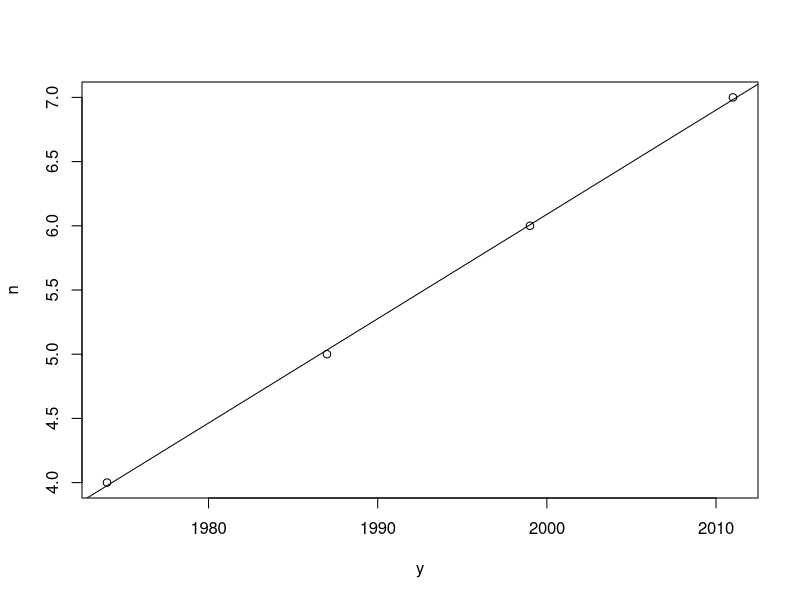
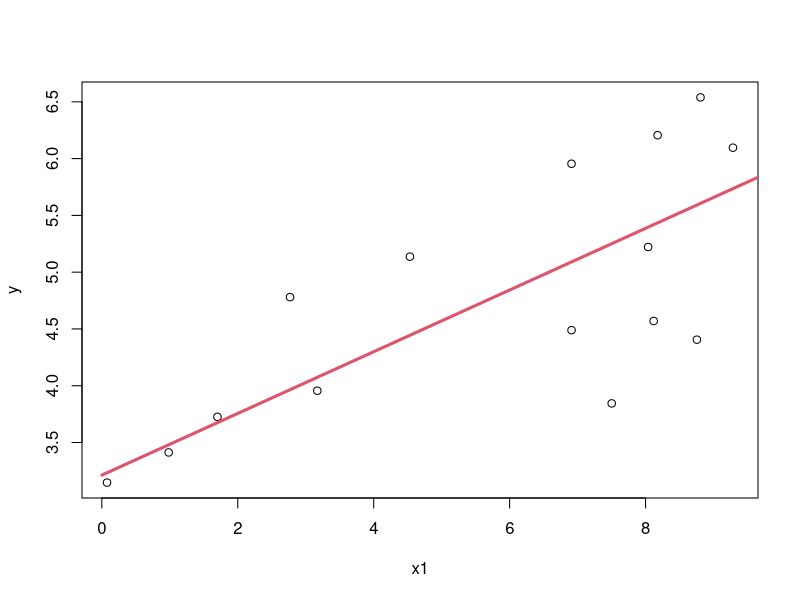
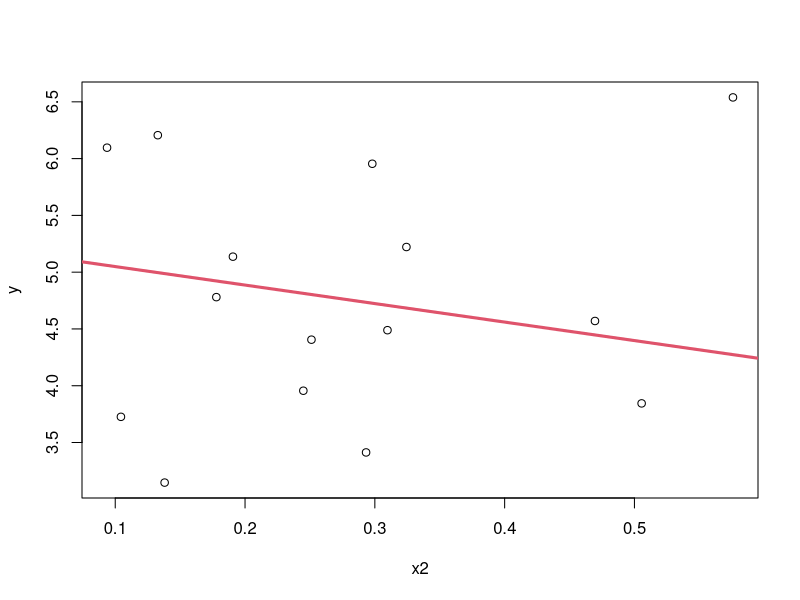
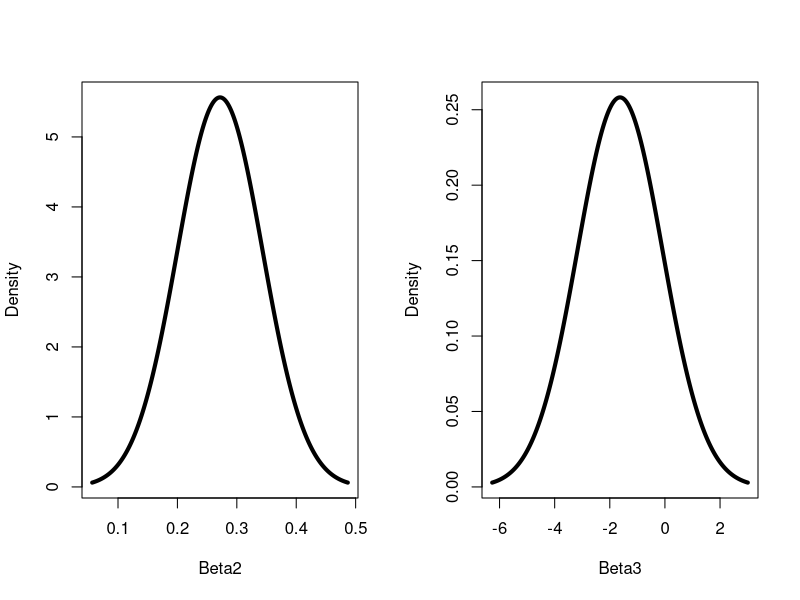
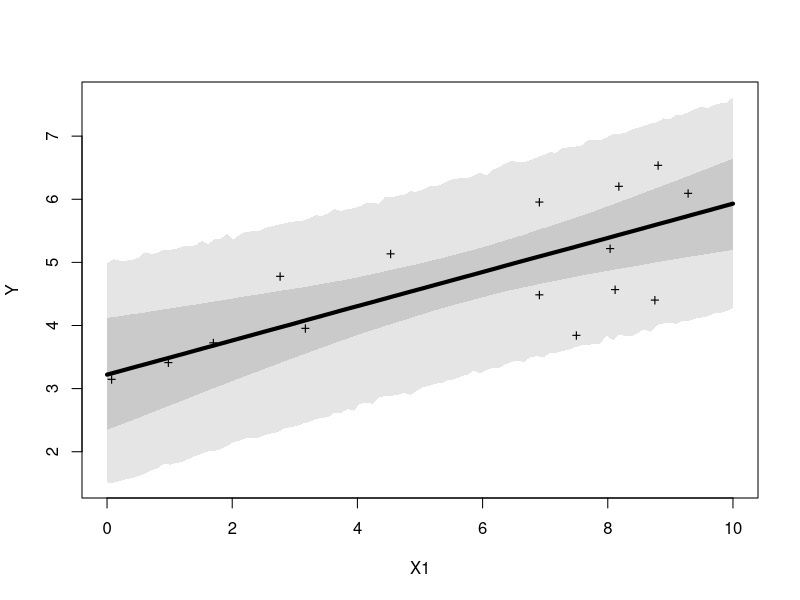
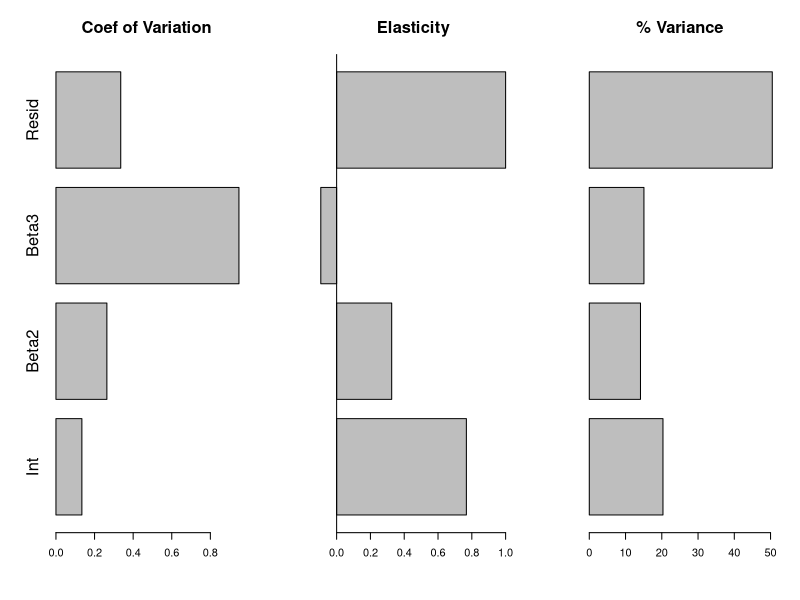

These charts were generated, in order, by the following R code:
## ---- chunk 1
# human pop'n growth (M/yr) in '90-95 and '10-15
# UN World Pop'n report 2014 Table 1
g= c(84.2,81.7) 
1000/mean(g) ## years per Billion

## wikipedia popn table (from 2008 UN report)
n = 4:7  ## pop'n in billions
y = c(1974,1987,1999,2011) ## year hit
plot(y,n)
f = lm(n~y)
abline(f)
summary(f)
1/coef(f)[2] ## years/billion

us = 0.3189 # US pop, 2014
us/coef(f)[2] ## year per US
## ---- chunk 2
##pseudo data
n = 15
x1 = runif(n,0,10)
x2 = rbeta(n,2,6)
y  = rnorm(n,3+0.5*x1-4*x2,1)
fit = lm(y~x1+x2)
summary(fit)
b = coef(fit)
nx = 100
xseq = seq(0,10,length=nx)
plot(x1,y)
lines(xseq,b[1]+b[2]*xseq+b[3]*mean(x2),col=2,lwd=3)
plot(x2,y)
lines(xseq,b[1]+b[2]*mean(x1)+b[3]*xseq,col=2,lwd=3)

##quantify uncertainty
par(mfrow=c(1,2))
sigma = vcov(fit)
s2 = sqrt(sigma[2,2])
s3 = sqrt(sigma[3,3])
b2seq = seq(b[2]-3*s2,b[2]+3*s2,length=1000)
plot(b2seq,dnorm(b2seq,b[2],s2),type='l',lwd=4,xlab="Beta2",ylab="Density")
b3seq = seq(b[3]-3*s3,b[3]+3*s3,length=1000)
plot(b3seq,dnorm(b3seq,b[3],s3),type='l',lwd=4,xlab="Beta3",ylab="Density")

## Propagating uncertainty
library(mvtnorm)
nmc = 10000
pred = conf = matrix(numeric(0),nmc,nx)
tau = summary(fit)$sigma
x2bar = mean(x2)
for(i in 1:nmc){
  bmc = rmvnorm(1,b,sigma)
  conf[i,] = bmc[1]+bmc[2]*xseq+bmc[3]*x2bar
  pred[i,] = rnorm(nx,conf[i,],tau)
}
ci = apply(conf,2,quantile,c(0.025,0.5,0.975))
pi = apply(pred,2,quantile,c(0.025,0.5,0.975))

col.alpha <- function(col,alpha=1){
  rgb = col2rgb(col)
  rgb(rgb[1],rgb[2],rgb[3],alpha*255,maxColorValue=255)
}
ciEnvelope <- function(x,ylo,yhi,...){
  polygon(cbind(c(x, rev(x), x[1]), c(ylo, rev(yhi),
                                      ylo[1])), border = NA,...) 
}

par(mfrow=c(1,1))
rng = range(c(range(pi),range(y)))
plot(0,0,type='n',xlim=c(0,10),ylim=rng,xlab="X1",ylab="Y")
ciEnvelope(xseq,pi[1,],pi[3,],col=col.alpha("grey",0.4))
ciEnvelope(xseq,ci[1,],ci[3,],col=col.alpha("grey",0.7))
lines(xseq,ci[2,],lwd=4)
points(x1,y,pch="+")

## Uncertainty Analysis
ag = n/2
bg = sum(resid(fit)^2)
resid.var = bg^2/(ag-1)^2/(ag-2)^2 ## Inverse Gamma
cv = c(abs(sqrt(diag(sigma))/b),sqrt(resid.var)/tau^2)
elas = c(b*c(1,mean(x1),mean(x2))/mean(y),1)
vd = c(c(1,mean(x1),mean(x2))^2*diag(sigma),tau^2)
vd = vd/sum(vd)*100

par(mfrow=c(1,3))
lab = c("Int","Beta2","Beta3","Resid")
barplot(cv,horiz=TRUE,main="Coef of Variation",names.arg=lab,cex.names=1.5,cex.main=1.5)
barplot(elas,horiz=TRUE,main="Elasticity",names.arg=rep(" ",4),cex.main=1.5)
abline(v=0)
barplot(vd,horiz=TRUE,main="% Variance",names.arg=rep(" ",4),cex.main=1.5)



